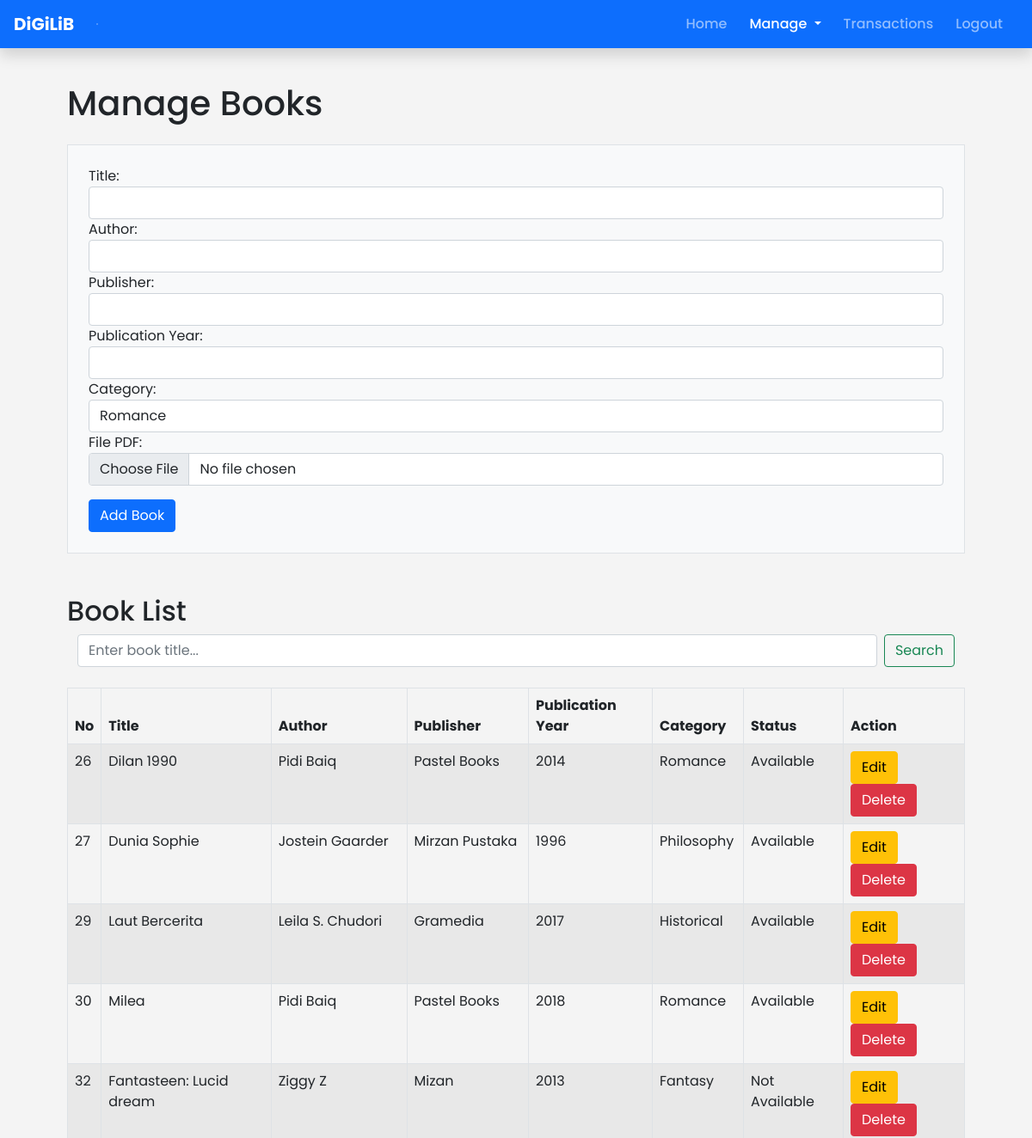
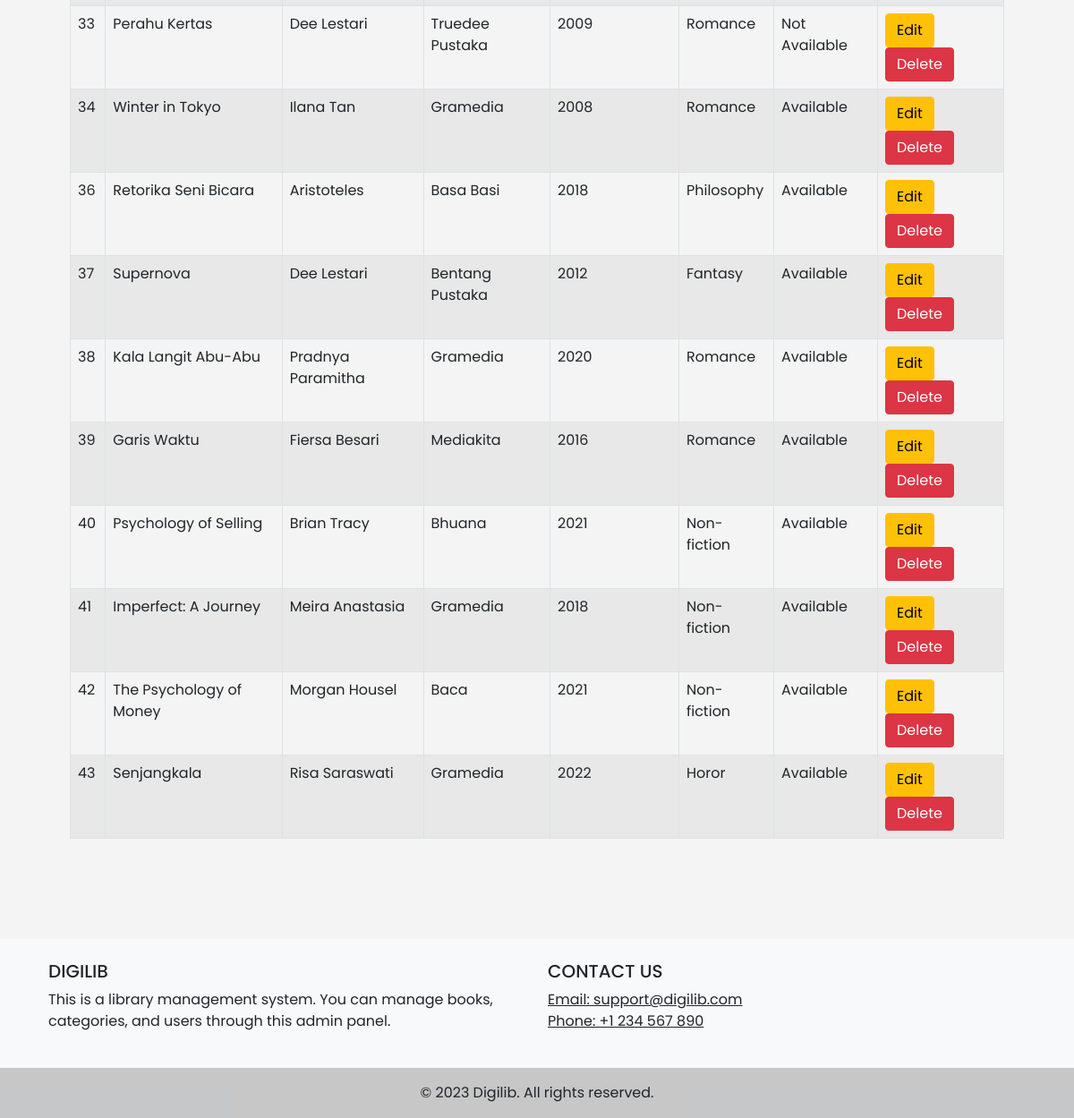
The app's page /admin/manage_books.php with its own data (2 pictures, top to bottom).
### tables this page shows
CREATE TABLE `buku` (
  `id_buku` int(11) NOT NULL,
  `judul_buku` varchar(100) NOT NULL,
  `pengarang` varchar(100) NOT NULL,
  `penerbit` varchar(100) NOT NULL,
  `tahun_terbit` varchar(5) NOT NULL,
  `status` tinyint(1) NOT NULL DEFAULT 0,
  `id_kategori` int(11) NOT NULL,
  `file_pdf` varchar(255) DEFAULT NULL
);

CREATE TABLE `kategori` (
  `id_kategori` int(11) NOT NULL,
  `nama_kategori` varchar(100) NOT NULL
);

### admin/manage_books.php (the view, shortened to what this page needs)
<?php
include("../includes/config.php");
$search = isset($_GET['search']) ? $_GET['search'] : '';
$query = "SELECT buku.*, kategori.nama_kategori FROM buku JOIN kategori ON buku.id_kategori = kategori.id_kategori";
$result = mysqli_query($conn, $query);
?>
<!DOCTYPE html>
<html lang="en">
<head>
    <link href="../assets/css/bootstrap.min.css" rel="stylesheet">
</head>
<body>
<nav class="navbar navbar-expand-lg navbar-dark shadow fixed-top bg-primary">
    <div class="container container-nav">
    <a class="navbar-brand" href="#">DiGiLiB</a>
    <hr style="margin: 0 10px; border: 1px solid #fff;">
        <div class="collapse navbar-collapse" id="navbarNav">
            <ul class="navbar-nav ms-auto mb-2 mb-lg-0">
                <li class="nav-item">
                    <a class="nav-link" aria-current="page" href="index.php">Home</a>
                </li>
                <li class="nav-item dropdown">
                    <a class="nav-link active dropdown-toggle" href="#" id="navbarDropdown" role="button" data-bs-toggle="dropdown" aria-expanded="false">
                        Manage
                    </a>
                </li>
                <li class="nav-item">
                    <a class="nav-link" href="transactions.php">Transactions</a>
                </li>
                <li class="nav-item">
                    <a class="nav-link" href="../logout.php">Logout</a>
                </li>
            </ul>
        </div>
    </div>
</nav>
<div class="container p-5 mt-5">
    <h1 class="mb-4">Manage Books</h1>
    <form method="POST" enctype="multipart/form-data" class="border p-4 bg-light">
        <div class="form-group">
            <label for="judul_buku">Title:</label>
            <input type="text" class="form-control" id="judul_buku" name="judul_buku" required>
        </div>
        <div class="form-group">
            <label for="pengarang">Author:</label>
            <input type="text" class="form-control" id="pengarang" name="pengarang" required>
        </div>
        <div class="form-group">
            <label for="penerbit">Publisher:</label>
            <input type="text" class="form-control" id="penerbit" name="penerbit" required>
        </div>
        <div class="form-group">
            <label for="tahun_terbit">Publication Year:</label>
            <input type="number" class="form-control" id="tahun_terbit" name="tahun_terbit" required>
        </div>
        <div class="form-group">
            <label for="id_kategori">Category:</label>
            <select class="form-control" id="id_kategori" name="id_kategori" required>
                <?php
                $query = "SELECT * FROM kategori";
                $categories = mysqli_query($conn, $query);
                while ($category = mysqli_fetch_assoc($categories)) {
                    echo "<option value='" . $category['id_kategori'] . "'>" . $category['nama_kategori'] . "</option>";
                }
                ?>
            </select>
        </div>
        <div class="form-group">
            <label for="file_pdf">File PDF:</label>
            <input type="file" class="form-control" id="file_pdf" name="file_pdf">
        </div>
        <button type="submit" name="add" class="btn btn-primary mt-3">Add Book</button>
    </form>
    <h2 class="mt-5">Book List</h2>
    <div class="container-fluid bg-body-tertiary mb-4">
    <form class="d-flex" method="GET" action="manage_books.php" role="search">
      <input class="form-control me-2" type="search" id="search" name="search" value="<?php echo htmlspecialchars($search); ?>" placeholder="Enter book title..." aria-label="Search">
      <button class="btn btn-outline-success" type="submit">Search</button>
    </form>
    </div>
    <table class="table table-bordered table-striped">
        <thead>
            <tr>
                <th>No</th>
                <th>Title</th>
                <th>Author</th>
                <th>Publisher</th>
                <th>Publication Year</th>
                <th>Category</th>
                <th>Status</th>
                <th>Action</th>
            </tr>
        </thead>
        <tbody>
            <?php while ($row = mysqli_fetch_assoc($result)) { ?>
                <tr>
                    <td><?php echo $row['id_buku']; ?></td>
                    <td><?php echo $row['judul_buku']; ?></td>
                    <td><?php echo $row['pengarang']; ?></td>
                    <td><?php echo $row['penerbit']; ?></td>
                    <td><?php echo $row['tahun_terbit']; ?></td>
                    <td><?php echo $row['nama_kategori']; ?></td>
                    <td><?php echo $row['status'] == 0 ? 'Available' : 'Not Available'; ?></td>
                    <td>
                        <button type="button" class="btn btn-warning btn-edit" data-bs-toggle="modal" data-bs-target="#editModal"
                            data-id="<?php echo $row['id_buku']; ?>"
                            data-title="<?php echo $row['judul_buku']; ?>"
                            data-author="<?php echo $row['pengarang']; ?>"
                            data-publisher="<?php echo $row['penerbit']; ?>"
                            data-year="<?php echo $row['tahun_terbit']; ?>"
                            data-category="<?php echo $row['id_kategori']; ?>">Edit</button>
                        <button type="button" class="btn btn-danger btn-delete" data-bs-toggle="modal" data-bs-target="#deleteModal" data-id="<?php echo $row['id_buku']; ?>">Delete</button>
                    </td>
                </tr>
            <?php } ?>
        </tbody>
    </table>
</div>
<footer class="bg-light text-center text-lg-start mt-5">
        <div class="container p-4">
            <div class="row">
                <div class="col-lg-6 col-md-12 mb-4 mb-md-0">
                    <h5 class="text-uppercase">Digilib</h5>
                    <p>This is a library management system. You can manage books, categories, and users through this admin panel.</p>
                </div>
                <div class="col-lg-6 col-md-12 mb-4 mb-md-0">
                    <h5 class="text-uppercase">Contact Us</h5>
                    <ul class="list-unstyled mb-0">
                        <li><a href="#!" class="text-dark">Email: support@digilib.com</a></li>
                        <li><a href="#!" class="text-dark">Phone: +1 234 567 890</a></li>
                    </ul>
                </div>
            </div>
        </div>
        <div class="text-center p-3" style="background-color: rgba(0, 0, 0, 0.2);">
            &copy; 2023 Digilib. All rights reserved.
        </div>
    </footer>
</body>
</html>

### admin/manage_books.php (style rules this page uses)
body { font-family: 'Poppins', sans-serif; background-color: #f4f4f4; }
.navbar-nav .nav-item { margin-right: 10px; }
.navbar-nav .nav-link { font-weight: 500; }
.navbar-brand { font-weight: 700; }
.navbar { padding: 0.5rem 1rem; }
.navbar-nav { margin-left: auto; }
.container-nav { max-width: 100%; padding-left: 0; padding-right: 0; }

### records on screen
buku: id_buku "26", judul_buku "Dilan 1990", pengarang "Pidi Baiq", penerbit "Pastel Books", tahun_terbit "2014", id_kategori.nama_kategori "Romance", status "Available"
buku: id_buku "27", judul_buku "Dunia Sophie", pengarang "Jostein Gaarder", penerbit "Mirzan Pustaka", tahun_terbit "1996", id_kategori.nama_kategori "Philosophy", status "Available"
buku: id_buku "29", judul_buku "Laut Bercerita", pengarang "Leila S. Chudori", penerbit "Gramedia", tahun_terbit "2017", id_kategori.nama_kategori "Historical", status "Available"
buku: id_buku "30", judul_buku "Milea", pengarang "Pidi Baiq", penerbit "Pastel Books", tahun_terbit "2018", id_kategori.nama_kategori "Romance", status "Available"
buku: id_buku "32", judul_buku "Fantasteen: Lucid dream", pengarang "Ziggy Z", penerbit "Mizan", tahun_terbit "2013", id_kategori.nama_kategori "Fantasy", status "Not Available"
buku: id_buku "33", judul_buku "Perahu Kertas", pengarang "Dee Lestari", penerbit "Truedee Pustaka", tahun_terbit "2009", id_kategori.nama_kategori "Romance", status "Not Available"
buku: id_buku "34", judul_buku "Winter in Tokyo", pengarang "Ilana Tan", penerbit "Gramedia", tahun_terbit "2008", id_kategori.nama_kategori "Romance", status "Available"
buku: id_buku "36", judul_buku "Retorika Seni Bicara", pengarang "Aristoteles", penerbit "Basa Basi", tahun_terbit "2018", id_kategori.nama_kategori "Philosophy", status "Available"
buku: id_buku "37", judul_buku "Supernova", pengarang "Dee Lestari", penerbit "Bentang Pustaka", tahun_terbit "2012", id_kategori.nama_kategori "Fantasy", status "Available"
buku: id_buku "38", judul_buku "Kala Langit Abu-Abu", pengarang "Pradnya Paramitha", penerbit "Gramedia", tahun_terbit "2020", id_kategori.nama_kategori "Romance", status "Available"
buku: id_buku "39", judul_buku "Garis Waktu", pengarang "Fiersa Besari", penerbit "Mediakita", tahun_terbit "2016", id_kategori.nama_kategori "Romance", status "Available"
buku: id_buku "40", judul_buku "Psychology of Selling", pengarang "Brian Tracy", penerbit "Bhuana", tahun_terbit "2021", id_kategori.nama_kategori "Non-fiction", status "Available"
buku: id_buku "41", judul_buku "Imperfect: A Journey", pengarang "Meira Anastasia", penerbit "Gramedia", tahun_terbit "2018", id_kategori.nama_kategori "Non-fiction", status "Available"
buku: id_buku "42", judul_buku "The Psychology of Money", pengarang "Morgan Housel", penerbit "Baca", tahun_terbit "2021", id_kategori.nama_kategori "Non-fiction", status "Available"
buku: id_buku "43", judul_buku "Senjangkala", pengarang "Risa Saraswati", penerbit "Gramedia", tahun_terbit "2022", id_kategori.nama_kategori "Horor", status "Available"

### other values on screen
form field id_kategori "Romance"
